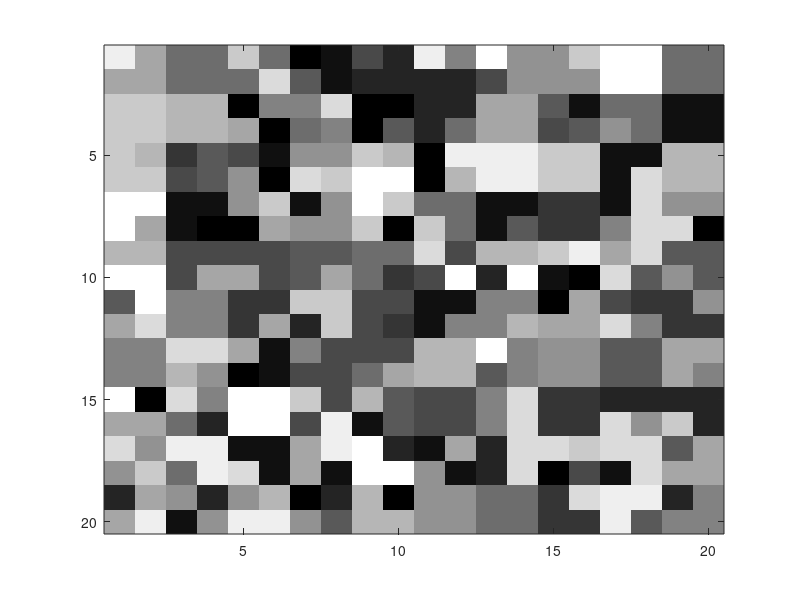

Source code (MATLAB): (Note: this script raises an error after producing the figure.)
%% Generate a "patch image"

nRows = 20;
nCols = 20;
nStates = 15;
nNodes = nRows * nCols;
patchWidth = 2;
patchHeight = patchWidth;

% How many pixels to flip
noiseLevel = nNodes * .35;

%% Generate the normal image
image = [];
for i = 1:(nRows/patchHeight)
    rowOfPatches = [];
    for j = 1:(nCols/patchWidth)
        %patchState = mod(i * (nRows/patchHeight) + j, nStates);
        patchState = randi(nStates);
        patch = repmat(patchState, [patchHeight, patchWidth]);
        rowOfPatches = [rowOfPatches patch];
    end
    image = [image ; rowOfPatches];
end

%%figure(1);
imagesc(image);
colormap gray

%% Add noise

% Pick the pixels to noise. 
noisyImage = image;
perm = randperm(nNodes, noiseLevel);
for i = 1:noiseLevel
    % Flip the pixel, force it to _not_ end up being the same thing
    old = image(ind2sub(size(image), perm(i)));
    offset = randi(nStates - 1);
    noisyImage(ind2sub(size(image), perm(i))) = mod(old + offset, nStates) + 1;
end

%%figure(2);
imagesc(noisyImage);
colormap gray

%% Construct the UGM -- following the construction in ../UGM/examples/getNoisyX.m 


adj = sparse(nNodes,nNodes);

% Add Down Edges
ind = 1:nNodes;
exclude = sub2ind([nRows nCols],repmat(nRows,[1 nCols]),1:nCols); % No Down edge for last row
ind = setdiff(ind,exclude);
adj(sub2ind([nNodes nNodes],ind,ind+1)) = 1;

% Add Right Edges
ind = 1:nNodes;
exclude = sub2ind([nRows nCols],1:nRows,repmat(nCols,[1 nRows])); % No right edge for last column
ind = setdiff(ind,exclude);
adj(sub2ind([nNodes nNodes],ind,ind+nRows)) = 1;

% Add Up/Left Edges
adj = adj+adj';
edgeStruct = UGM_makeEdgeStruct(adj,nStates);

% Make nodePot
alpha = .15
nodePot = zeros(nNodes,nStates);
for i = 1:nStates
    nodePot(:,i) = ((noisyImage(:) == i) + alpha) / (nStates * alpha + 1);
end
nodePot;

% Make edgePot
edgePot = zeros(nStates,nStates,edgeStruct.nEdges);
repblock = ones(nStates, nStates) + diag(repmat(2, nStates, 1));
%edgePot = repmat([1.35 1;1 1.35],[1 1 edgeStruct.nEdges]);
edgePot = repmat(repblock,[1 1 edgeStruct.nEdges]);


burnIn = 0;
iterRange = 10;
maxSteps = 10;
stepSize = iterRange/maxSteps;

%%% Generate the initial point that all of the MCMC chains will start from
% Start at max of node potentials (ie: basically from the corrupted image)
%[junk initial] = max(nodePot, [], 2);

% Random initialization
initial = randi(nStates, [nNodes 1]);

% Naive Gibbs
%%figure(3);

edgeStruct.maxIter = iterRange;
edgeStruct.useMex = 0;
tic;
samplesNaiveGibbs = UGM_Sample_Gibbs(nodePot,edgePot,edgeStruct,burnIn, initial);
toc

for i = 1:maxSteps
    edgeStruct.maxIter = i*stepSize;
	
    maxOfMarginalsGibbsDecode = UGM_Decode_MaxOfMarginals(nodePot,edgePot,edgeStruct, @UGM_Infer_Sample, @(nodePot, edgePot, edgeStruct, v) (samplesNaiveGibbs(:, 1:edgeStruct.maxIter)),burnIn);

    %maxOfMarginalsGibbsDecode = UGM_Decode_MaxOfMarginals(nodePot,edgePot,edgeStruct, @UGM_Infer_Sample,@UGM_Sample_Gibbs,burnIn);

    recon = reshape(maxOfMarginalsGibbsDecode, nRows, nCols);
%    recon = double(reshape(samplesNaiveGibbs(:,edgeStruct.maxIter), ...
%                     nRows, nCols));
    errorRatesNaive(i) = (sum(sum(abs(1 - (recon == image))))) / nNodes;
    subplot(2,5,i);
    imagesc(recon);
    colormap gray
end

%%% Checker

%% Make Blocks
blocks1 = [];
blocks2 = [];
nodeNums = reshape(1:nNodes,nRows,nCols);
for j = 1:nCols
  for i = 1:nRows
     if mod(i, 2) == mod(j, 2)
        blocks1 = [blocks1; sub2ind([nRows nCols], i, j)];
     else
        blocks2 = [blocks2; sub2ind([nRows nCols], i, j)];
     end
  end
end
b1Ind = nNodes/2;
blocks = {blocks1;blocks2};

%%% Visualize the blocks
%%%figure(4);
%visual = zeros(nNodes, 1);
%for j = 1:b1Ind
%    visual(blocks2(j)) = 1;
%end
%imagesc(reshape(visual, nRows, nCols));
%colormap gray

%%figure(5);
edgeStruct.maxIter = iterRange;
tic;
[nodeBelHist junk] = UGM_Sample_Infer_Block_Gibbs(nodePot,edgePot,edgeStruct,burnIn,blocks,...
                                                  @UGM_Sample_Infer_Tree, initial);
toc

for i = 1:maxSteps
    upto = i*stepSize;
    [junk nodeLabels] = max(nodeBelHist(:, :, upto), [], 2);
    recon = reshape(nodeLabels, nRows, nCols);
    errorRatesBlockCB(i) = (sum(sum(abs(1 - (recon == image))))) / nNodes;
    subplot(2,5,i);
    imagesc(recon);
    colormap gray
end

%%% Our algorithm 

display('Computing correlations.')
%corrGraph = estimateCorrelations(nodePot, edgePot, edgeStruct, 10, 10000);
corrGraph = estimateCorrelations(nodePot, edgePot, edgeStruct, 10, 1000);
display('Partitioning.')
partition = treePartition('GreedyTree', corrGraph);

% We need to convert the partition into a cell array and remove the trailing zeros
% that wenlu had to add.
[nBlocks, junk] = size(partition);
blocks = {};
for i = 1:nBlocks
	row = partition(i, :);
	last = find(row, 1, 'last');
	blocks{i} = row(1:last)';
end

blocks = blocks'

%%figure(6);
edgeStruct.maxIter = iterRange;
tic;
[nodeBelHist junk] = UGM_Sample_Infer_Block_Gibbs(nodePot,edgePot,edgeStruct,burnIn,blocks,...
                                                  @UGM_Sample_Infer_Tree, initial);
toc

for i = 1:maxSteps
    upto = i*stepSize;
    [junk nodeLabels] = max(nodeBelHist(:, :, upto), [], 2);
    recon = reshape(nodeLabels, nRows, nCols);
    errorRatesBlockOT(i) = (sum(sum(abs(1 - (recon == image))))) / nNodes;
    subplot(2,5,i);
    recon(1:5, 1:5)
    imagesc(recon);
    colormap gray
end


%%%% HF Block Gibbs sampling

%% Make Blocks
nodeNums = reshape(1:nNodes,nRows,nCols);
blocks1 = zeros(nNodes/2,1);
blocks2 = zeros(nNodes/2,1);
b1Ind = 0;
b2Ind = 0;
for j = 1:nCols
    if mod(j,2) == 1
        blocks1(b1Ind+1:b1Ind+nCols-1) = nodeNums(1:nCols-1,j);
        b1Ind = b1Ind+nCols-1;
        
        blocks2(b2Ind+1) = nodeNums(nRows,j);
        b2Ind = b2Ind+1;
    else
        blocks1(b1Ind+1) = nodeNums(1,j);
        b1Ind = b1Ind+1;
        
        blocks2(b2Ind+1:b2Ind+nCols-1) = nodeNums(2:nCols,j);
        b2Ind = b2Ind+nCols-1;
    end
end
blocks = {blocks1;blocks2};

%% Visualize the blocks
%%%figure(6)
%visual = zeros(nNodes, 1);
%for j = 1:b1Ind
%    visual(blocks2(j)) = 1;
%end
%imagesc(reshape(visual, nRows, nCols));
%colormap gray

%%figure(7);
edgeStruct.maxIter = iterRange;
tic;
[nodeBelHist junk] = UGM_Sample_Infer_Block_Gibbs(nodePot,edgePot,edgeStruct,burnIn,blocks,...
                                                  @UGM_Sample_Infer_Tree, initial);
toc

for i = 1:maxSteps
    upto = i*stepSize;
    [junk nodeLabels] = max(nodeBelHist(:, :, upto), [], 2);
    recon = reshape(nodeLabels, nRows, nCols);
    errorRatesBlockHF(i) = (sum(sum(abs(1 - (recon == image))))) / nNodes;
    subplot(2,5,i);
    imagesc(recon);
    colormap gray
end


errorRatesNaive
errorRatesBlockCB
errorRatesBlockOT
errorRatesBlockHF

%%figure(8);
title('Error rate vs. Samples');
ylabel('Error rate');
xlabel('Number of samples');
plot(errorRatesNaive, 'b-o'); hold on,
plot(errorRatesBlockCB, 'r-x');
plot(errorRatesBlockHF, 'g-x');
legend('Naive', 'Checker Board', 'Hamze-Freitas');

